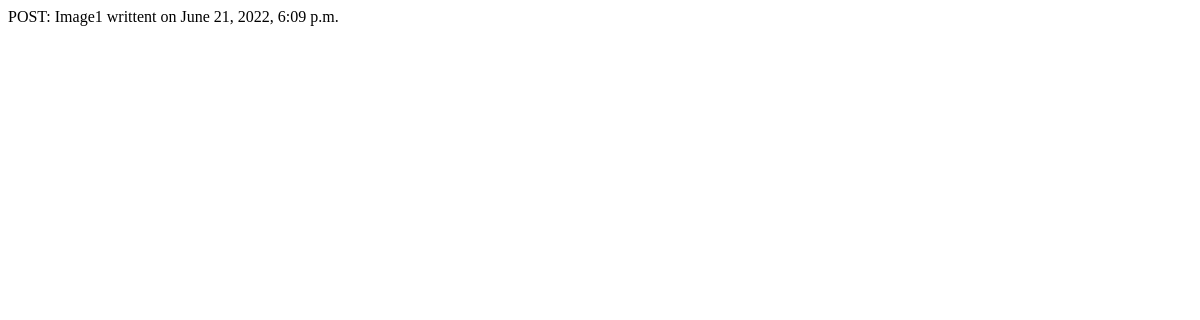
Before: / with the older database file.
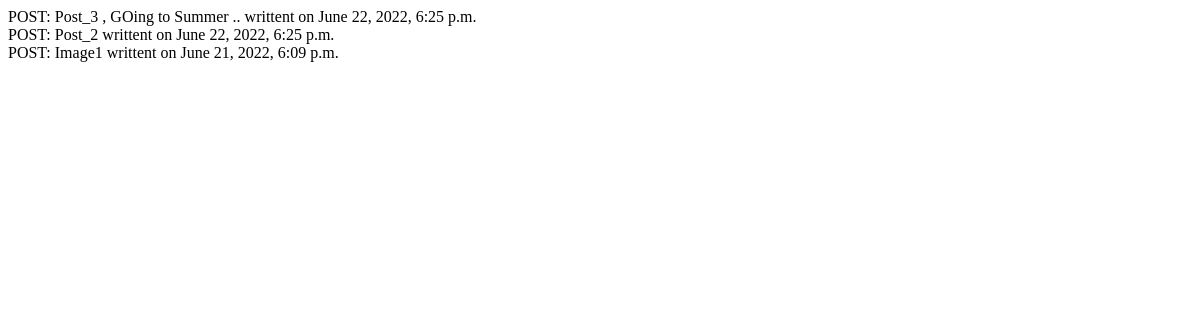
After: the same page with the newer database file.
### feed/models.py (models this page shows, shortened)
class Post (models.Model):
    text = models.CharField(max_length=255)
    date = models.DateTimeField(auto_now=True)

### feed/views.py (the view)
# urls.py: path("", views.HomePage.as_view(), name="index")
class HomePage(ListView):
    http_method_names= ["get"]
    template_name = "feed/homepage.html"
    model = Post
    context_object_name = "posts"
    queryset = Post.objects.all().order_by('-id')[0:30]

### feed/templates/feed/homepage.html (shortened to what this page needs)
{% extends "base.html" %}
{% block body %}
    {% for post in posts %}
        POST:    {{ post.text }} writtent on {{ post.date }}
        <br >
    {% endfor %}
{% endblock %}

### pro/templates/base.html (shortened to what this page needs)
<!DOCTYPE html>
<html lang="en">
<head>
</head>
<body>
    {% block body %} {% endblock %}
</body>
</html>

Changed rows visible on the page:
added Post: text "Post_3 , GOing to Summer ..", date "June 22, 2022, 6:25 p.m."
added Post: text "Post_2", date "June 22, 2022, 6:25 p.m."
